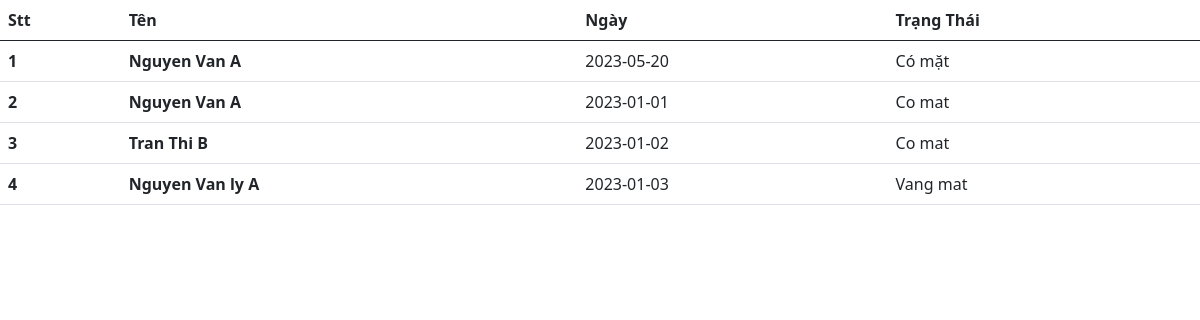
Page /teacher.php on the committed database.
### tables this page shows
CREATE TABLE `suthamdu` (
  `ID` int(11) NOT NULL,
  `Ngay` date DEFAULT NULL,
  `ID_LopHocPhan` int(11) DEFAULT NULL,
  `ID_SinhVien` int(11) DEFAULT NULL,
  `TrangThaiThamDu` varchar(255) DEFAULT NULL
);

CREATE TABLE `sinhvien` (
  `ID` int(11) NOT NULL,
  `Ten` varchar(255) DEFAULT NULL,
  `NgaySinh` date DEFAULT NULL,
  `Email` varchar(255) DEFAULT NULL,
  `GioiTinh` varchar(255) DEFAULT NULL,
  `ThongTinLienHe` varchar(255) DEFAULT NULL
);

### teacher.php (the view, shortened to what this page needs)
<!DOCTYPE html>
<html lang="en">
<head>
    <link href="https://cdn.jsdelivr.net/npm/bootstrap@5.0.2/dist/css/bootstrap.min.css" rel="stylesheet">
</head>
<body>
<table class="table">
  <thead>
    <tr>
      <th scope="col">Stt</th>
      <th scope="col">Tên</th>
      <th scope="col">Ngày</th>
      <th scope="col">Trạng Thái</th>
    </tr>
  </thead>
  <tbody>
  <?php
        require_once('/xampp/htdocs/CSE485_2023/BTTH02/includes/connect.php');
         $sql = 'SELECT SinhVien.Ten, SuThamDu.Ngay, SuThamDu.TrangThaiThamDu
         FROM SinhVien
         JOIN SuThamDu ON SuThamDu.ID_SinhVien = SinhVien.ID;
         ';
        $statement = $conn->query($sql);
        $stt=1;
        foreach($statement as $each){
    ?>
    <tr>
    <th scope="row"><?= $stt++?></th>
      <th scope="row"><?= $each['Ten']?></th>
      <td scope="row"><?= $each['Ngay']?></td>
      <td scope="row"><?= $each['TrangThaiThamDu']?></td>
    </tr>
    <?php }?>
  </tbody>
</table>
</body>
</html>

### rows in the picture
suthamdu: ID_SinhVien.Ten "Nguyen Van A", Ngay "2023-05-20", TrangThaiThamDu "Có mặt"
suthamdu: ID_SinhVien.Ten "Nguyen Van A", Ngay "2023-01-01", TrangThaiThamDu "Co mat"
suthamdu: ID_SinhVien.Ten "Tran Thi B", Ngay "2023-01-02", TrangThaiThamDu "Co mat"
suthamdu: ID_SinhVien.Ten "Nguyen Van ly A", Ngay "2023-01-03", TrangThaiThamDu "Vang mat"
